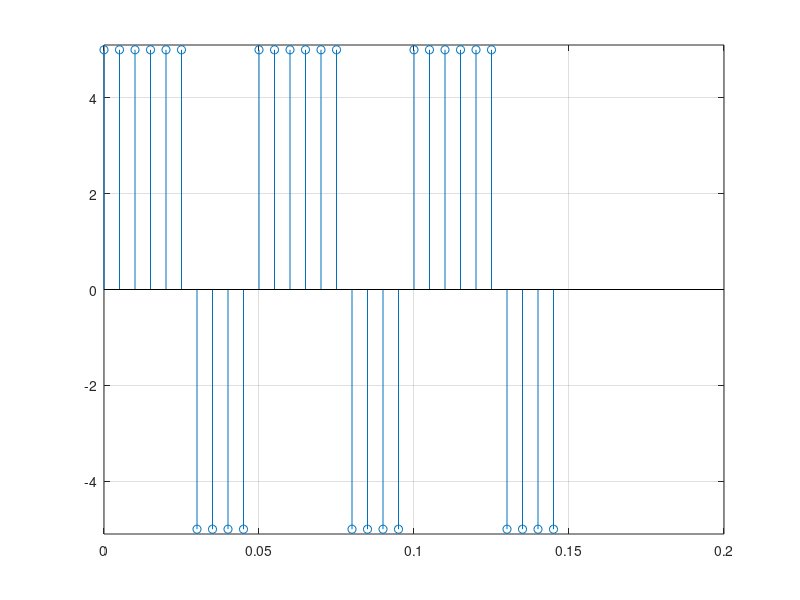

The MATLAB script that drew this image:
%%Una señal cuadrada, de amplitud 5 Volts, frecuencia fundamental 20 Hz y ciclo útil del 60%.
%%Señal cuadrada discreto

A = 5; % Amplitud
f = 20; % Frecuencia Fundamental
T = 3*(1/f); % Periodo
duty=60;%ciclo util
Fs=200;%frecuencia de muestreo
n = 0:1/Fs:T-1/Fs; % Tiempo de simulación graficar
x = A*square(2*pi*f*n,duty); 
% Generación de señal
stem(n,x),grid on, ylim([-5.1 5.1])